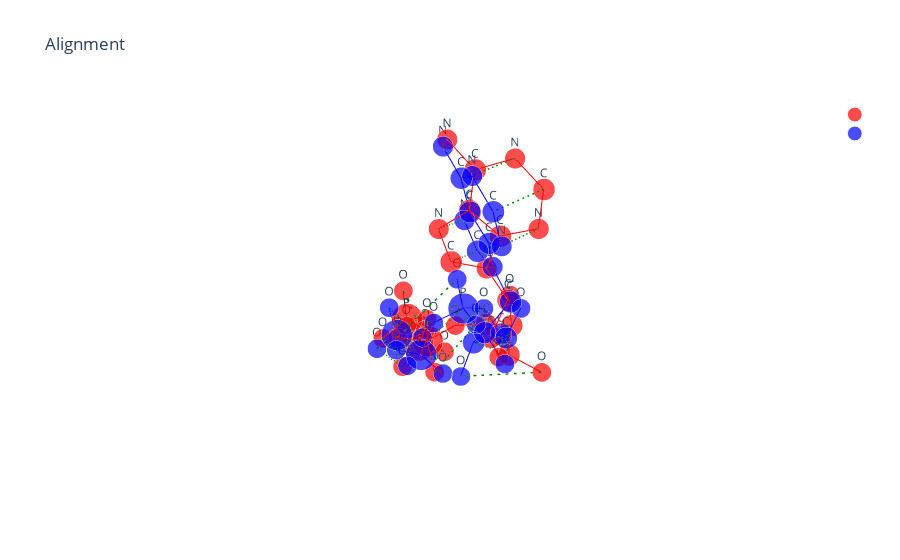

This figure's notebook cell:
### Code cell
# 6ln3_ATP
ligand = '6ln3_ATP'
df = pd.read_csv('./otmol_output/6ln3_ATP_results.csv')
data_path = "../Data/extra_bio_ligands"
i = 25
path1 = os.path.join(data_path, 'extra_bio_ligands_reference', f'{ligand}.pdb')
path2 = os.path.join(
    data_path, 
    'extra_bio_ligands_boltz_af3_generated_conformers', 
    f'boltz_results_{ligand}', 
    f'{ligand}_model_{str(i)}_chainB_pH74.pdb'
    )  
nameB = path2.split('/')[-1].split('.')[0]+'_otmol.pdb'
X_A, T_A, B_A = otm.tl.parse_pdb_file(path1)
X_B, T_B, B_B = otm.tl.parse_pdb_file(path2)
assignment = [int(x) for x in df['assignment'][i].strip('[]').split()]
P = otm.tl.permutation_to_matrix(assignment)
X_B_aligned, _, _ = otm.tl.kabsch(X_A, X_B, P) 
otm.tl.write_xyz_with_custom_labels(
    os.path.join('otmol_output', nameB), 
    X_B_aligned[assignment], 
    T_B[assignment],
    comment="aligned by OTMol")
print(otm.tl.root_mean_square_deviation(X_A, X_B_aligned[assignment]))
otm.pl.interactive_alignment_plot(X_A, X_B_aligned, T_A, T_B, B_A, B_B, assignment, '', '')

### Figure 1 — Plotly figure (JSON) as saved in the notebook; plotly's stock layout.template omitted (floating-point values rounded to 4 significant figures)
{"data": [{"marker": {"color": "red", "size": [21.4, 13.2, 13.2, 13.2, 21.4, 13.2, 13.2, 13.2, 21.4, 13.2, 13.2, 13.2, 13.2, 15.2, 15.2, 13.2, 15.2, 13.2, 15.2, 13.2, 15.2, 14.2, 15.2, 14.2, 15.2, 15.2, 14.2, 14.2, 15.2, 14.2, 15.2], "symbol": "circle"}, "mode": "markers+text", "name": "", "text": ["P", "O", "O", "O", "P", "O", "O", "O", "P", "O", "O", "O", "O", "C", "C", "O", "C", "O", "C", "O", "C", "N", "C", "N", "C", "C", "N", "N", "C", "N", "C"], "textposition": "top center", "type": "scatter3d", "x": [74.12, 73.75, 73.0, 75.5, 75.16, 74.55, 76.56, 74.15, 76.18, 77.42, 76.37, 75.1, 75.44, 74.17, 74.14, 74.11, 75.38, 75.1, 76.2, 77.07, 75.15, 75.51, 76.08, 76.19, 75.61, 75.43, 75.74, 74.78, 74.45, 74.6, 75.19], "y": [51.52, 50.1, 52.43, 51.75, 51.98, 51.06, 51.75, 52.19, 54.64, 54.15, 55.27, 53.44, 55.64, 56.28, 57.62, 57.37, 58.5, 59.89, 58.22, 59.28, 58.06, 57.26, 56.02, 55.5, 56.44, 56.48, 55.49, 57.57, 58.56, 58.64, 57.53], "z": [25.47, 25.81, 24.87, 24.97, 28.23, 29.17, 27.65, 27.02, 29.05, 29.71, 27.7, 28.99, 30.09, 29.79, 30.5, 31.91, 30.25, 30.09, 31.5, 31.79, 32.55, 33.74, 33.73, 34.93, 35.78, 37.18, 38.03, 37.67, 36.83, 35.51, 35.04]}, {"marker": {"color": "blue", "size": [14.2, 15.2, 14.2, 15.2, 14.2, 15.2, 14.2, 15.2, 14.2, 15.2, 15.2, 13.2, 15.2, 15.2, 13.2, 21.4, 13.2, 13.2, 13.2, 21.4, 13.2, 13.2, 13.2, 21.4, 13.2, 13.2, 13.2, 15.2, 13.2, 15.2, 13.2], "symbol": "circle"}, "mode": "markers+text", "name": "", "text": ["N", "C", "N", "C", "N", "C", "N", "C", "N", "C", "C", "O", "C", "C", "O", "P", "O", "O", "O", "P", "O", "O", "O", "P", "O", "O", "O", "C", "O", "C", "O"], "textposition": "top center", "type": "scatter3d", "x": [75.38, 75.61, 76.25, 76.48, 76.11, 75.48, 75.0, 74.45, 74.57, 75.2, 75.08, 74.06, 74.66, 73.82, 73.63, 73.5, 72.77, 72.92, 75.05, 76.07, 75.44, 77.34, 76.37, 75.37, 74.11, 76.13, 75.13, 76.06, 76.98, 76.41, 76.81], "y": [54.92, 56.03, 57.09, 58.19, 58.32, 57.27, 57.11, 55.86, 55.24, 56.08, 58.13, 57.93, 57.79, 56.88, 55.67, 54.28, 54.51, 53.29, 53.85, 54.02, 54.83, 54.57, 52.51, 51.28, 51.87, 50.45, 50.53, 57.25, 57.46, 58.07, 59.38], "z": [37.58, 36.83, 37.37, 36.62, 35.33, 34.77, 33.52, 33.44, 34.62, 35.46, 32.48, 31.51, 30.24, 29.38, 30.05, 29.22, 27.93, 30.16, 28.97, 27.74, 26.63, 28.29, 27.24, 26.85, 26.26, 25.84, 28.11, 30.52, 29.47, 31.75, 31.36]}, {"line": {"color": "red", "width": 2}, "mode": "lines", "showlegend": false, "type": "scatter3d", "x": [74.12, 73.75], "y": [51.52, 50.1], "z": [25.47, 25.81]}, {"line": {"color": "red", "width": 2}, "mode": "lines", "showlegend": false, "type": "scatter3d", "x": [74.12, 73.0], "y": [51.52, 52.43], "z": [25.47, 24.87]}, {"line": {"color": "red", "width": 2}, "mode": "lines", "showlegend": false, "type": "scatter3d", "x": [74.12, 75.5], "y": [51.52, 51.75], "z": [25.47, 24.97]}, {"line": {"color": "red", "width": 2}, "mode": "lines", "showlegend": false, "type": "scatter3d", "x": [74.12, 74.15], "y": [51.52, 52.19], "z": [25.47, 27.02]}, {"line": {"color": "red", "width": 2}, "mode": "lines", "showlegend": false, "type": "scatter3d", "x": [75.16, 74.55], "y": [51.98, 51.06], "z": [28.23, 29.17]}, {"line": {"color": "red", "width": 2}, "mode": "lines", "showlegend": false, "type": "scatter3d", "x": [75.16, 76.56], "y": [51.98, 51.75], "z": [28.23, 27.65]}, {"line": {"color": "red", "width": 2}, "mode": "lines", "showlegend": false, "type": "scatter3d", "x": [75.16, 74.15], "y": [51.98, 52.19], "z": [28.23, 27.02]}, {"line": {"color": "red", "width": 2}, "mode": "lines", "showlegend": false, "type": "scatter3d", "x": [75.16, 75.1], "y": [51.98, 53.44], "z": [28.23, 28.99]}, {"line": {"color": "red", "width": 2}, "mode": "lines", "showlegend": false, "type": "scatter3d", "x": [76.18, 77.42], "y": [54.64, 54.15], "z": [29.05, 29.71]}, {"line": {"color": "red", "width": 2}, "mode": "lines", "showlegend": false, "type": "scatter3d", "x": [76.18, 76.37], "y": [54.64, 55.27], "z": [29.05, 27.7]}, {"line": {"color": "red", "width": 2}, "mode": "lines", "showlegend": false, "type": "scatter3d", "x": [76.18, 75.1], "y": [54.64, 53.44], "z": [29.05, 28.99]}, {"line": {"color": "red", "width": 2}, "mode": "lines", "showlegend": false, "type": "scatter3d", "x": [76.18, 75.44], "y": [54.64, 55.64], "z": [29.05, 30.09]}, {"line": {"color": "red", "width": 2}, "mode": "lines", "showlegend": false, "type": "scatter3d", "x": [75.44, 74.17], "y": [55.64, 56.28], "z": [30.09, 29.79]}, {"line": {"color": "red", "width": 2}, "mode": "lines", "showlegend": false, "type": "scatter3d", "x": [74.17, 74.14], "y": [56.28, 57.62], "z": [29.79, 30.5]}, {"line": {"color": "red", "width": 2}, "mode": "lines", "showlegend": false, "type": "scatter3d", "x": [74.14, 74.11], "y": [57.62, 57.37], "z": [30.5, 31.91]}, {"line": {"color": "red", "width": 2}, "mode": "lines", "showlegend": false, "type": "scatter3d", "x": [74.14, 75.38], "y": [57.62, 58.5], "z": [30.5, 30.25]}, {"line": {"color": "red", "width": 2}, "mode": "lines", "showlegend": false, "type": "scatter3d", "x": [74.11, 75.15], "y": [57.37, 58.06], "z": [31.91, 32.55]}, {"line": {"color": "red", "width": 2}, "mode": "lines", "showlegend": false, "type": "scatter3d", "x": [75.38, 75.1], "y": [58.5, 59.89], "z": [30.25, 30.09]}, {"line": {"color": "red", "width": 2}, "mode": "lines", "showlegend": false, "type": "scatter3d", "x": [75.38, 76.2], "y": [58.5, 58.22], "z": [30.25, 31.5]}, {"line": {"color": "red", "width": 2}, "mode": "lines", "showlegend": false, "type": "scatter3d", "x": [76.2, 77.07], "y": [58.22, 59.28], "z": [31.5, 31.79]}, {"line": {"color": "red", "width": 2}, "mode": "lines", "showlegend": false, "type": "scatter3d", "x": [76.2, 75.15], "y": [58.22, 58.06], "z": [31.5, 32.55]}, {"line": {"color": "red", "width": 2}, "mode": "lines", "showlegend": false, "type": "scatter3d", "x": [75.15, 75.51], "y": [58.06, 57.26], "z": [32.55, 33.74]}, {"line": {"color": "red", "width": 2}, "mode": "lines", "showlegend": false, "type": "scatter3d", "x": [75.51, 76.08], "y": [57.26, 56.02], "z": [33.74, 33.73]}, {"line": {"color": "red", "width": 2}, "mode": "lines", "showlegend": false, "type": "scatter3d", "x": [75.51, 75.19], "y": [57.26, 57.53], "z": [33.74, 35.04]}, {"line": {"color": "red", "width": 2}, "mode": "lines", "showlegend": false, "type": "scatter3d", "x": [76.08, 76.19], "y": [56.02, 55.5], "z": [33.73, 34.93]}, {"line": {"color": "red", "width": 2}, "mode": "lines", "showlegend": false, "type": "scatter3d", "x": [76.19, 75.61], "y": [55.5, 56.44], "z": [34.93, 35.78]}, {"line": {"color": "red", "width": 2}, "mode": "lines", "showlegend": false, "type": "scatter3d", "x": [75.61, 75.43], "y": [56.44, 56.48], "z": [35.78, 37.18]}, {"line": {"color": "red", "width": 2}, "mode": "lines", "showlegend": false, "type": "scatter3d", "x": [75.61, 75.19], "y": [56.44, 57.53], "z": [35.78, 35.04]}, {"line": {"color": "red", "width": 2}, "mode": "lines", "showlegend": false, "type": "scatter3d", "x": [75.43, 75.74], "y": [56.48, 55.49], "z": [37.18, 38.03]}, {"line": {"color": "red", "width": 2}, "mode": "lines", "showlegend": false, "type": "scatter3d", "x": [75.43, 74.78], "y": [56.48, 57.57], "z": [37.18, 37.67]}, {"line": {"color": "red", "width": 2}, "mode": "lines", "showlegend": false, "type": "scatter3d", "x": [74.78, 74.45], "y": [57.57, 58.56], "z": [37.67, 36.83]}, {"line": {"color": "red", "width": 2}, "mode": "lines", "showlegend": false, "type": "scatter3d", "x": [74.45, 74.6], "y": [58.56, 58.64], "z": [36.83, 35.51]}, {"line": {"color": "red", "width": 2}, "mode": "lines", "showlegend": false, "type": "scatter3d", "x": [74.6, 75.19], "y": [58.64, 57.53], "z": [35.51, 35.04]}, {"line": {"color": "blue", "width": 2}, "mode": "lines", "showlegend": false, "type": "scatter3d", "x": [75.38, 75.61], "y": [54.92, 56.03], "z": [37.58, 36.83]}, {"line": {"color": "blue", "width": 2}, "mode": "lines", "showlegend": false, "type": "scatter3d", "x": [75.61, 76.25], "y": [56.03, 57.09], "z": [36.83, 37.37]}, {"line": {"color": "blue", "width": 2}, "mode": "lines", "showlegend": false, "type": "scatter3d", "x": [75.61, 75.2], "y": [56.03, 56.08], "z": [36.83, 35.46]}, {"line": {"color": "blue", "width": 2}, "mode": "lines", "showlegend": false, "type": "scatter3d", "x": [76.25, 76.48], "y": [57.09, 58.19], "z": [37.37, 36.62]}, {"line": {"color": "blue", "width": 2}, "mode": "lines", "showlegend": false, "type": "scatter3d", "x": [76.48, 76.11], "y": [58.19, 58.32], "z": [36.62, 35.33]}, {"line": {"color": "blue", "width": 2}, "mode": "lines", "showlegend": false, "type": "scatter3d", "x": [76.11, 75.48], "y": [58.32, 57.27], "z": [35.33, 34.77]}, {"line": {"color": "blue", "width": 2}, "mode": "lines", "showlegend": false, "type": "scatter3d", "x": [75.48, 75.0], "y": [57.27, 57.11], "z": [34.77, 33.52]}, {"line": {"color": "blue", "width": 2}, "mode": "lines", "showlegend": false, "type": "scatter3d", "x": [75.48, 75.2], "y": [57.27, 56.08], "z": [34.77, 35.46]}, {"line": {"color": "blue", "width": 2}, "mode": "lines", "showlegend": false, "type": "scatter3d", "x": [75.0, 74.45], "y": [57.11, 55.86], "z": [33.52, 33.44]}, {"line": {"color": "blue", "width": 2}, "mode": "lines", "showlegend": false, "type": "scatter3d", "x": [75.0, 75.08], "y": [57.11, 58.13], "z": [33.52, 32.48]}, {"line": {"color": "blue", "width": 2}, "mode": "lines", "showlegend": false, "type": "scatter3d", "x": [74.45, 74.57], "y": [55.86, 55.24], "z": [33.44, 34.62]}, {"line": {"color": "blue", "width": 2}, "mode": "lines", "showlegend": false, "type": "scatter3d", "x": [74.57, 75.2], "y": [55.24, 56.08], "z": [34.62, 35.46]}, {"line": {"color": "blue", "width": 2}, "mode": "lines", "showlegend": false, "type": "scatter3d", "x": [75.08, 74.06], "y": [58.13, 57.93], "z": [32.48, 31.51]}, {"line": {"color": "blue", "width": 2}, "mode": "lines", "showlegend": false, "type": "scatter3d", "x": [75.08, 76.41], "y": [58.13, 58.07], "z": [32.48, 31.75]}, {"line": {"color": "blue", "width": 2}, "mode": "lines", "showlegend": false, "type": "scatter3d", "x": [74.06, 74.66], "y": [57.93, 57.79], "z": [31.51, 30.24]}, {"line": {"color": "blue", "width": 2}, "mode": "lines", "showlegend": false, "type": "scatter3d", "x": [74.66, 73.82], "y": [57.79, 56.88], "z": [30.24, 29.38]}, {"line": {"color": "blue", "width": 2}, "mode": "lines", "showlegend": false, "type": "scatter3d", "x": [74.66, 76.06], "y": [57.79, 57.25], "z": [30.24, 30.52]}, {"line": {"color": "blue", "width": 2}, "mode": "lines", "showlegend": false, "type": "scatter3d", "x": [73.82, 73.63], "y": [56.88, 55.67], "z": [29.38, 30.05]}, {"line": {"color": "blue", "width": 2}, "mode": "lines", "showlegend": false, "type": "scatter3d", "x": [73.63, 73.5], "y": [55.67, 54.28], "z": [30.05, 29.22]}, {"line": {"color": "blue", "width": 2}, "mode": "lines", "showlegend": false, "type": "scatter3d", "x": [73.5, 72.77], "y": [54.28, 54.51], "z": [29.22, 27.93]}, {"line": {"color": "blue", "width": 2}, "mode": "lines", "showlegend": false, "type": "scatter3d", "x": [73.5, 72.92], "y": [54.28, 53.29], "z": [29.22, 30.16]}, {"line": {"color": "blue", "width": 2}, "mode": "lines", "showlegend": false, "type": "scatter3d", "x": [73.5, 75.05], "y": [54.28, 53.85], "z": [29.22, 28.97]}, {"line": {"color": "blue", "width": 2}, "mode": "lines", "showlegend": false, "type": "scatter3d", "x": [75.05, 76.07], "y": [53.85, 54.02], "z": [28.97, 27.74]}, {"line": {"color": "blue", "width": 2}, "mode": "lines", "showlegend": false, "type": "scatter3d", "x": [76.07, 75.44], "y": [54.02, 54.83], "z": [27.74, 26.63]}, {"line": {"color": "blue", "width": 2}, "mode": "lines", "showlegend": false, "type": "scatter3d", "x": [76.07, 77.34], "y": [54.02, 54.57], "z": [27.74, 28.29]}, {"line": {"color": "blue", "width": 2}, "mode": "lines", "showlegend": false, "type": "scatter3d", "x": [76.07, 76.37], "y": [54.02, 52.51], "z": [27.74, 27.24]}, {"line": {"color": "blue", "width": 2}, "mode": "lines", "showlegend": false, "type": "scatter3d", "x": [76.37, 75.37], "y": [52.51, 51.28], "z": [27.24, 26.85]}, {"line": {"color": "blue", "width": 2}, "mode": "lines", "showlegend": false, "type": "scatter3d", "x": [75.37, 74.11], "y": [51.28, 51.87], "z": [26.85, 26.26]}, {"line": {"color": "blue", "width": 2}, "mode": "lines", "showlegend": false, "type": "scatter3d", "x": [75.37, 76.13], "y": [51.28, 50.45], "z": [26.85, 25.84]}, {"line": {"color": "blue", "width": 2}, "mode": "lines", "showlegend": false, "type": "scatter3d", "x": [75.37, 75.13], "y": [51.28, 50.53], "z": [26.85, 28.11]}, {"line": {"color": "blue", "width": 2}, "mode": "lines", "showlegend": false, "type": "scatter3d", "x": [76.06, 76.98], "y": [57.25, 57.46], "z": [30.52, 29.47]}, {"line": {"color": "blue", "width": 2}, "mode": "lines", "showlegend": false, "type": "scatter3d", "x": [76.06, 76.41], "y": [57.25, 58.07], "z": [30.52, 31.75]}, {"line": {"color": "blue", "width": 2}, "mode": "lines", "showlegend": false, "type": "scatter3d", "x": [76.41, 76.81], "y": [58.07, 59.38], "z": [31.75, 31.36]}, {"line": {"color": "green", "dash": "longdash", "width": 3}, "mode": "lines", "showlegend": false, "type": "scatter3d", "x": [74.12, 75.37], "y": [51.52, 51.28], "z": [25.47, 26.85]}, {"line": {"color": "green", "dash": "longdash", "width": 3}, "mode": "lines", "showlegend": false, "type": "scatter3d", "x": [73.75, 75.13], "y": [50.1, 50.53], "z": [25.81, 28.11]}, {"line": {"color": "green", "dash": "longdash", "width": 3}, "mode": "lines", "showlegend": false, "type": "scatter3d", "x": [73.0, 74.11], "y": [52.43, 51.87], "z": [24.87, 26.26]}, {"line": {"color": "green", "dash": "longdash", "width": 3}, "mode": "lines", "showlegend": false, "type": "scatter3d", "x": [75.5, 76.13], "y": [51.75, 50.45], "z": [24.97, 25.84]}, {"line": {"color": "green", "dash": "longdash", "width": 3}, "mode": "lines", "showlegend": false, "type": "scatter3d", "x": [75.16, 76.07], "y": [51.98, 54.02], "z": [28.23, 27.74]}, {"line": {"color": "green", "dash": "longdash", "width": 3}, "mode": "lines", "showlegend": false, "type": "scatter3d", "x": [74.55, 75.44], "y": [51.06, 54.83], "z": [29.17, 26.63]}, {"line": {"color": "green", "dash": "longdash", "width": 3}, "mode": "lines", "showlegend": false, "type": "scatter3d", "x": [76.56, 77.34], "y": [51.75, 54.57], "z": [27.65, 28.29]}, {"line": {"color": "green", "dash": "longdash", "width": 3}, "mode": "lines", "showlegend": false, "type": "scatter3d", "x": [74.15, 76.37], "y": [52.19, 52.51], "z": [27.02, 27.24]}, {"line": {"color": "green", "dash": "longdash", "width": 3}, "mode": "lines", "showlegend": false, "type": "scatter3d", "x": [76.18, 73.5], "y": [54.64, 54.28], "z": [29.05, 29.22]}, {"line": {"color": "green", "dash": "longdash", "width": 3}, "mode": "lines", "showlegend": false, "type": "scatter3d", "x": [77.42, 72.92], "y": [54.15, 53.29], "z": [29.71, 30.16]}, {"line": {"color": "green", "dash": "longdash", "width": 3}, "mode": "lines", "showlegend": false, "type": "scatter3d", "x": [76.37, 72.77], "y": [55.27, 54.51], "z": [27.7, 27.93]}, {"line": {"color": "green", "dash": "longdash", "width": 3}, "mode": "lines", "showlegend": false, "type": "scatter3d", "x": [75.1, 75.05], "y": [53.44, 53.85], "z": [28.99, 28.97]}, {"line": {"color": "green", "dash": "longdash", "width": 3}, "mode": "lines", "showlegend": false, "type": "scatter3d", "x": [75.44, 73.63], "y": [55.64, 55.67], "z": [30.09, 30.05]}, {"line": {"color": "green", "dash": "longdash", "width": 3}, "mode": "lines", "showlegend": false, "type": "scatter3d", "x": [74.17, 73.82], "y": [56.28, 56.88], "z": [29.79, 29.38]}, {"line": {"color": "green", "dash": "longdash", "width": 3}, "mode": "lines", "showlegend": false, "type": "scatter3d", "x": [74.14, 74.66], "y": [57.62, 57.79], "z": [30.5, 30.24]}, {"line": {"color": "green", "dash": "longdash", "width": 3}, "mode": "lines", "showlegend": false, "type": "scatter3d", "x": [74.11, 74.06], "y": [57.37, 57.93], "z": [31.91, 31.51]}, {"line": {"color": "green", "dash": "longdash", "width": 3}, "mode": "lines", "showlegend": false, "type": "scatter3d", "x": [75.38, 76.06], "y": [58.5, 57.25], "z": [30.25, 30.52]}, {"line": {"color": "green", "dash": "longdash", "width": 3}, "mode": "lines", "showlegend": false, "type": "scatter3d", "x": [75.1, 76.98], "y": [59.89, 57.46], "z": [30.09, 29.47]}, {"line": {"color": "green", "dash": "longdash", "width": 3}, "mode": "lines", "showlegend": false, "type": "scatter3d", "x": [76.2, 76.41], "y": [58.22, 58.07], "z": [31.5, 31.75]}, {"line": {"color": "green", "dash": "longdash", "width": 3}, "mode": "lines", "showlegend": false, "type": "scatter3d", "x": [77.07, 76.81], "y": [59.28, 59.38], "z": [31.79, 31.36]}, {"line": {"color": "green", "dash": "longdash", "width": 3}, "mode": "lines", "showlegend": false, "type": "scatter3d", "x": [75.15, 75.08], "y": [58.06, 58.13], "z": [32.55, 32.48]}, {"line": {"color": "green", "dash": "longdash", "width": 3}, "mode": "lines", "showlegend": false, "type": "scatter3d", "x": [75.51, 75.0], "y": [57.26, 57.11], "z": [33.74, 33.52]}, {"line": {"color": "green", "dash": "longdash", "width": 3}, "mode": "lines", "showlegend": false, "type": "scatter3d", "x": [76.08, 74.45], "y": [56.02, 55.86], "z": [33.73, 33.44]}, {"line": {"color": "green", "dash": "longdash", "width": 3}, "mode": "lines", "showlegend": false, "type": "scatter3d", "x": [76.19, 74.57], "y": [55.5, 55.24], "z": [34.93, 34.62]}, {"line": {"color": "green", "dash": "longdash", "width": 3}, "mode": "lines", "showlegend": false, "type": "scatter3d", "x": [75.61, 75.2], "y": [56.44, 56.08], "z": [35.78, 35.46]}, {"line": {"color": "green", "dash": "longdash", "width": 3}, "mode": "lines", "showlegend": false, "type": "scatter3d", "x": [75.43, 75.61], "y": [56.48, 56.03], "z": [37.18, 36.83]}, {"line": {"color": "green", "dash": "longdash", "width": 3}, "mode": "lines", "showlegend": false, "type": "scatter3d", "x": [75.74, 75.38], "y": [55.49, 54.92], "z": [38.03, 37.58]}, {"line": {"color": "green", "dash": "longdash", "width": 3}, "mode": "lines", "showlegend": false, "type": "scatter3d", "x": [74.78, 76.25], "y": [57.57, 57.09], "z": [37.67, 37.37]}, {"line": {"color": "green", "dash": "longdash", "width": 3}, "mode": "lines", "showlegend": false, "type": "scatter3d", "x": [74.45, 76.48], "y": [58.56, 58.19], "z": [36.83, 36.62]}, {"line": {"color": "green", "dash": "longdash", "width": 3}, "mode": "lines", "showlegend": false, "type": "scatter3d", "x": [74.6, 76.11], "y": [58.64, 58.32], "z": [35.51, 35.33]}, {"line": {"color": "green", "dash": "longdash", "width": 3}, "mode": "lines", "showlegend": false, "type": "scatter3d", "x": [75.19, 75.48], "y": [57.53, 57.27], "z": [35.04, 34.77]}], "layout": {"scene": {"aspectmode": "data", "xaxis": {"title": {"text": "X"}, "visible": false}, "yaxis": {"title": {"text": "Y"}, "visible": false}, "zaxis": {"title": {"text": "Z"}, "visible": false}}, "showlegend": true, "title": {"text": "  Alignment"}}}
